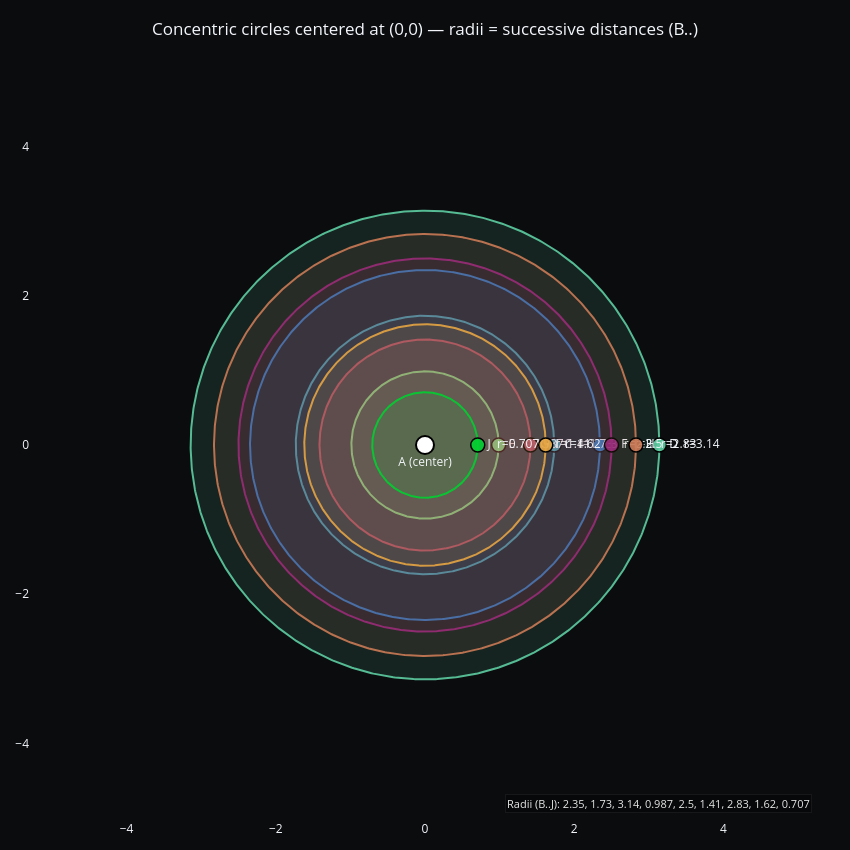

Notebook code cell kept with this figure:
### Code cell
# Concentric circles for each successive distance (skip A)
# Jupyter cell. Requires: numpy, plotly
import numpy as np
import plotly.graph_objects as go

# --- Replace this list with your successive distances (A>B, B>C, ...).
# For 10 cities provide 9 distances; each value is used directly as a circle radius.
d = [
    2.345,  # d(A,B) -> circle for B
    1.732,  # d(B,C) -> circle for C
    3.141,  # d(C,D) -> circle for D
    0.987,  # d(D,E) -> circle for E
    2.500,  # d(E,F) -> circle for F
    1.414,  # d(F,G) -> circle for G
    2.828,  # d(G,H) -> circle for H
    1.618,  # d(H,I) -> circle for I
    0.707   # d(I,J) -> circle for J
]

# Basic validation
if len(d) < 1:
    raise ValueError("Provide at least one distance (A->B).")

# City labels for the circles (skip A)
city_labels = [chr(ord('B') + i) for i in range(len(d))]  # B, C, D, ...

# Print the radii array for reference
print("Radii used for circles (B..):")
for label, radius in zip(city_labels, d):
    print(f"{label}: {radius}")

# Build figure
fig = go.Figure()
theta = np.linspace(0, 2*np.pi, 800)

# Draw each circle centered at (0,0)
for i, radius in enumerate(d):
    r = float(radius)
    cx = r * np.cos(theta)
    cy = r * np.sin(theta)
    # color per circle for visibility
    rr = (40 + i*27) % 256
    gg = (120 + i*43) % 256
    bb = (200 - i*19) % 256
    fill_alpha = 0.10 + 0.01 * (i % 6)
    fillcolor = f'rgba({rr},{gg},{bb},{fill_alpha})'
    outline = f'rgba({rr},{gg},{bb},0.9)'
    fig.add_trace(go.Scatter(
        x=cx, y=cy,
        mode='lines',
        fill='toself',
        fillcolor=fillcolor,
        line=dict(color=outline, width=2),
        hoverinfo='skip',
        showlegend=False,
        name=f'circle_{city_labels[i]}'
    ))
    # place a marker and label at angle 0 (positive x axis) on the circle
    fig.add_trace(go.Scatter(
        x=[r], y=[0],
        mode='markers+text',
        marker=dict(size=14, color=outline, line=dict(color='black', width=1.5)),
        text=[f"{city_labels[i]}  r={r:.3g}"],
        textposition='middle right',
        hovertemplate=f"{city_labels[i]}<br>r = {r:.6g}<extra></extra>",
        showlegend=False
    ))

# Center marker for A (optional)
fig.add_trace(go.Scatter(
    x=[0], y=[0],
    mode='markers+text',
    marker=dict(size=18, color='white', line=dict(color='black', width=2)),
    text=['A (center)'],
    textposition='bottom center',
    hoverinfo='skip',
    showlegend=False
))

# Layout: dark, square aspect, zoomable
max_r = max(max(d), 1.0)
pad = 0.6
lim = max_r * (1 + pad)

fig.update_layout(
    template='plotly_dark',
    title=dict(text="Concentric circles centered at (0,0) — radii = successive distances (B..)", x=0.5),
    width=850, height=850,
    plot_bgcolor='#0b0c0e',
    paper_bgcolor='#0b0c0e',
    dragmode='zoom',
    margin=dict(l=30, r=30, t=70, b=30)
)

fig.update_xaxes(range=[-lim, lim], showgrid=False, zeroline=False, scaleanchor='y', scaleratio=1)
fig.update_yaxes(range=[-lim, lim], showgrid=False, zeroline=False)

# Add a small legend box showing the raw array
dist_text = "Radii (B..J): " + ", ".join([f"{val:.3g}" for val in d])
fig.add_annotation(
    x=0.99, y=0.01, xref='paper', yref='paper',
    text=dist_text,
    showarrow=False,
    font=dict(size=11, color='rgba(255,255,255,0.9)'),
    align='right',
    bgcolor='rgba(0,0,0,0.35)',
    bordercolor='rgba(255,255,255,0.06)',
    borderwidth=1
)

fig.show()

### Figure 1 — Plotly figure (JSON) as saved in the notebook; plotly's stock layout.template omitted (floating-point values rounded to 4 significant figures; data arrays with more than 128 entries replaced by an {"elided": "..."} marker saying what was removed)
{"data": [{"fill": "toself", "fillcolor": "rgba(40,120,200,0.1)", "hoverinfo": "skip", "line": {"color": "rgba(40,120,200,0.9)", "width": 2}, "mode": "lines", "name": "circle_B", "showlegend": false, "type": "scatter", "x": {"elided": "800 float values"}, "y": {"elided": "800 float values"}}, {"hovertemplate": "B<br>r = 2.345<extra></extra>", "marker": {"color": "rgba(40,120,200,0.9)", "line": {"color": "black", "width": 1.5}, "size": 14}, "mode": "markers+text", "showlegend": false, "text": ["B  r=2.35"], "textposition": "middle right", "type": "scatter", "x": [2.345], "y": [0]}, {"fill": "toself", "fillcolor": "rgba(67,163,181,0.11)", "hoverinfo": "skip", "line": {"color": "rgba(67,163,181,0.9)", "width": 2}, "mode": "lines", "name": "circle_C", "showlegend": false, "type": "scatter", "x": {"elided": "800 float values"}, "y": {"elided": "800 float values"}}, {"hovertemplate": "C<br>r = 1.732<extra></extra>", "marker": {"color": "rgba(67,163,181,0.9)", "line": {"color": "black", "width": 1.5}, "size": 14}, "mode": "markers+text", "showlegend": false, "text": ["C  r=1.73"], "textposition": "middle right", "type": "scatter", "x": [1.732], "y": [0]}, {"fill": "toself", "fillcolor": "rgba(94,206,162,0.12000000000000001)", "hoverinfo": "skip", "line": {"color": "rgba(94,206,162,0.9)", "width": 2}, "mode": "lines", "name": "circle_D", "showlegend": false, "type": "scatter", "x": {"elided": "800 float values"}, "y": {"elided": "800 float values"}}, {"hovertemplate": "D<br>r = 3.141<extra></extra>", "marker": {"color": "rgba(94,206,162,0.9)", "line": {"color": "black", "width": 1.5}, "size": 14}, "mode": "markers+text", "showlegend": false, "text": ["D  r=3.14"], "textposition": "middle right", "type": "scatter", "x": [3.141], "y": [0]}, {"fill": "toself", "fillcolor": "rgba(121,249,143,0.13)", "hoverinfo": "skip", "line": {"color": "rgba(121,249,143,0.9)", "width": 2}, "mode": "lines", "name": "circle_E", "showlegend": false, "type": "scatter", "x": {"elided": "800 float values"}, "y": {"elided": "800 float values"}}, {"hovertemplate": "E<br>r = 0.987<extra></extra>", "marker": {"color": "rgba(121,249,143,0.9)", "line": {"color": "black", "width": 1.5}, "size": 14}, "mode": "markers+text", "showlegend": false, "text": ["E  r=0.987"], "textposition": "middle right", "type": "scatter", "x": [0.987], "y": [0]}, {"fill": "toself", "fillcolor": "rgba(148,36,124,0.14)", "hoverinfo": "skip", "line": {"color": "rgba(148,36,124,0.9)", "width": 2}, "mode": "lines", "name": "circle_F", "showlegend": false, "type": "scatter", "x": {"elided": "800 float values"}, "y": {"elided": "800 float values"}}, {"hovertemplate": "F<br>r = 2.5<extra></extra>", "marker": {"color": "rgba(148,36,124,0.9)", "line": {"color": "black", "width": 1.5}, "size": 14}, "mode": "markers+text", "showlegend": false, "text": ["F  r=2.5"], "textposition": "middle right", "type": "scatter", "x": [2.5], "y": [0]}, {"fill": "toself", "fillcolor": "rgba(175,79,105,0.15000000000000002)", "hoverinfo": "skip", "line": {"color": "rgba(175,79,105,0.9)", "width": 2}, "mode": "lines", "name": "circle_G", "showlegend": false, "type": "scatter", "x": {"elided": "800 float values"}, "y": {"elided": "800 float values"}}, {"hovertemplate": "G<br>r = 1.414<extra></extra>", "marker": {"color": "rgba(175,79,105,0.9)", "line": {"color": "black", "width": 1.5}, "size": 14}, "mode": "markers+text", "showlegend": false, "text": ["G  r=1.41"], "textposition": "middle right", "type": "scatter", "x": [1.414], "y": [0]}, {"fill": "toself", "fillcolor": "rgba(202,122,86,0.1)", "hoverinfo": "skip", "line": {"color": "rgba(202,122,86,0.9)", "width": 2}, "mode": "lines", "name": "circle_H", "showlegend": false, "type": "scatter", "x": {"elided": "800 float values"}, "y": {"elided": "800 float values"}}, {"hovertemplate": "H<br>r = 2.828<extra></extra>", "marker": {"color": "rgba(202,122,86,0.9)", "line": {"color": "black", "width": 1.5}, "size": 14}, "mode": "markers+text", "showlegend": false, "text": ["H  r=2.83"], "textposition": "middle right", "type": "scatter", "x": [2.828], "y": [0]}, {"fill": "toself", "fillcolor": "rgba(229,165,67,0.11)", "hoverinfo": "skip", "line": {"color": "rgba(229,165,67,0.9)", "width": 2}, "mode": "lines", "name": "circle_I", "showlegend": false, "type": "scatter", "x": {"elided": "800 float values"}, "y": {"elided": "800 float values"}}, {"hovertemplate": "I<br>r = 1.618<extra></extra>", "marker": {"color": "rgba(229,165,67,0.9)", "line": {"color": "black", "width": 1.5}, "size": 14}, "mode": "markers+text", "showlegend": false, "text": ["I  r=1.62"], "textposition": "middle right", "type": "scatter", "x": [1.618], "y": [0]}, {"fill": "toself", "fillcolor": "rgba(0,208,48,0.12000000000000001)", "hoverinfo": "skip", "line": {"color": "rgba(0,208,48,0.9)", "width": 2}, "mode": "lines", "name": "circle_J", "showlegend": false, "type": "scatter", "x": {"elided": "800 float values"}, "y": {"elided": "800 float values"}}, {"hovertemplate": "J<br>r = 0.707<extra></extra>", "marker": {"color": "rgba(0,208,48,0.9)", "line": {"color": "black", "width": 1.5}, "size": 14}, "mode": "markers+text", "showlegend": false, "text": ["J  r=0.707"], "textposition": "middle right", "type": "scatter", "x": [0.707], "y": [0]}, {"hoverinfo": "skip", "marker": {"color": "white", "line": {"color": "black", "width": 2}, "size": 18}, "mode": "markers+text", "showlegend": false, "text": ["A (center)"], "textposition": "bottom center", "type": "scatter", "x": [0], "y": [0]}], "layout": {"annotations": [{"align": "right", "bgcolor": "rgba(0,0,0,0.35)", "bordercolor": "rgba(255,255,255,0.06)", "borderwidth": 1, "font": {"color": "rgba(255,255,255,0.9)", "size": 11}, "showarrow": false, "text": "Radii (B..J): 2.35, 1.73, 3.14, 0.987, 2.5, 1.41, 2.83, 1.62, 0.707", "x": 0.99, "xref": "paper", "y": 0.01, "yref": "paper"}], "dragmode": "zoom", "height": 850, "margin": {"b": 30, "l": 30, "r": 30, "t": 70}, "paper_bgcolor": "#0b0c0e", "plot_bgcolor": "#0b0c0e", "title": {"text": "Concentric circles centered at (0,0) — radii = successive distances (B..)", "x": 0.5}, "width": 850, "xaxis": {"range": [-5.026, 5.026], "scaleanchor": "y", "scaleratio": 1, "showgrid": false, "zeroline": false}, "yaxis": {"range": [-5.026, 5.026], "showgrid": false, "zeroline": false}}}
